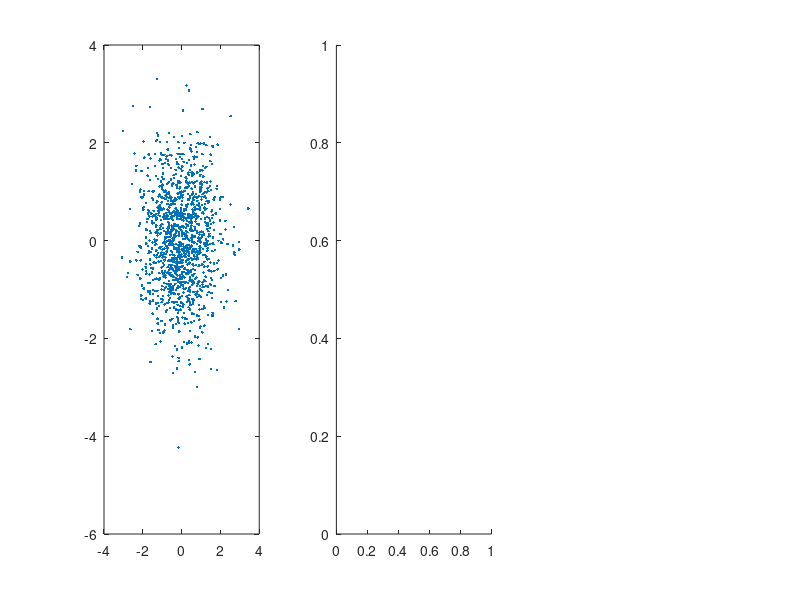

Recreate this plot in MATLAB. (Note: this script raises an error after producing the figure.)
% hpd_2d_point : highest posterior density plot from scattered data
%
% Call :
%  [lik,levels,x,y]=hpd_2d_point(x_p,y_p,lik_p,x,y,hpd_levels,corner_type)
%
% See also : hpd_2d
%
% Example :
%  nd=1300;
%  x_p=randn(nd,1)*1;
%  y_p=randn(nd,1)*1;
%  lik_p = abs(peaks(x_p,y_p));
%  subplot(1,3,1);
%  [lik,levels,x,y]=hpd_2d_point(x_p,y_p,lik_p);
%  subplot(1,3,1);
%  plot(x_p,y_p),
%  subplot(1,3,2);
%  [lik,levels,x,y]=hpd_2d_point(x_p,y_p,lik_p,[],[],[.1:.1:1]);
%  subplot(1,3,3);
%  [lik,levels,x,y]=hpd_2d_point(x_p,y_p,lik_p,-1:.1:1,-1:.1:1,[.2 0.5 1.0]);
%
%
function [lik,levels,x,y]=hpd_2d_point(x_p,y_p,lik_p,x,y,hpd_levels,corner_type);

if nargin==0;
    help(mfilename)
    nd=1300;
    x_p=randn(nd,1)*1;
    y_p=randn(nd,1)*1;
    lik_p = abs(peaks(x_p,y_p));

    subplot(1,3,1);
    plot(x_p,y_p,'.'),
    %[lik,levels,x,y]=hpd_2d_point(x_p,y_p,lik_p);
    subplot(1,3,2);
    [lik,levels,x,y]=hpd_2d_point(x_p,y_p,lik_p,[],[],[0.1:.2:1]);
    subplot(1,3,3);
    [lik,levels,x,y]=hpd_2d_point(x_p,y_p,lik_p,-1:.1:1,-1:.1:1,[.2 0.5 1.0]);
    return
end

if nargin<4, x=[]; end
if nargin<5, y=[]; end
if nargin<6, hpd_levels=[.1:.1:1]; end
if nargin<7, corner_type='null'; end
%if nargin<7, corner_type='interp'; end

if isempty(x)
    x=linspace(min(x_p),max(x_p),60);
end
if isempty(y)
    y=linspace(min(y_p),max(y_p),60);
end

nd=length(x_p);
if strcmp(corner_type,'null')
    i=nd+1;x_p(i)=x(1);y_p(i)=y(1);lik_p(i)=0;
    i=i+1;x_p(i)=max(x);y_p(i)=y(1);lik_p(i)=0;
    i=i+1;x_p(i)=max(x);y_p(i)=max(y);lik_p(i)=0;
    i=i+1;x_p(i)=x(1);y_p(i)=max(y);lik_p(i)=0;
else
    i=1;x_p2(i)=x(1);y_p2(i)=y(1);    
    i=i+1;x_p2(i)=max(x);y_p2(i)=y(1);    
    i=i+1;x_p2(i)=max(x);y_p2(i)=max(y);    
    i=i+1;x_p2(i)=x(1);y_p2(i)=max(y);    
    lik_p2=griddata(x_p,y_p,lik_p,x_p2,y_p2,'nearest');
    lik_p=[lik_p(:) ; lik_p2(:)];
    x_p=[x_p(:) ; x_p2(:)];
    y_p=[y_p(:) ; y_p2(:)];
end   


[xx,yy]=meshgrid(x,y);

lik = griddata(x_p,y_p,lik_p,xx,yy,'cubic');

[levels]=hpd_2d(lik,hpd_levels);


[C,h]=contourf(x,y,lik,levels);

%

%colormap(1-gray);
